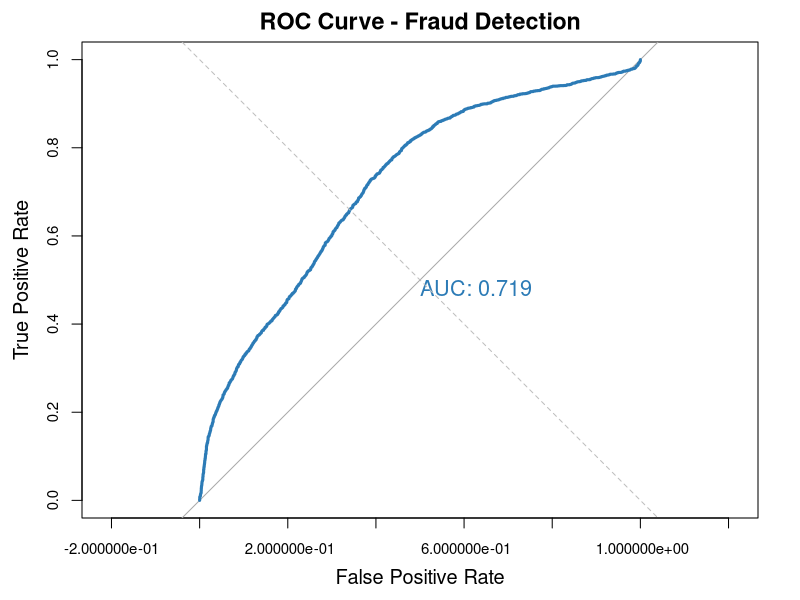

This figure's R source: (Note: this script raises an error after producing the figure.)
# Set working directory (optional, adjust to your path if needed)
getwd()

# Load necessary libraries
library(data.table)
library(caret)
library(ggplot2)
library(dplyr)
library(pROC)

# Load preprocessed data
processed_data <- fread("Balanced_Processed.csv")

# Convert label to factor
processed_data$label <- as.factor(processed_data$label)

# Convert categorical variables to numeric
processed_data <- processed_data %>%
  mutate_if(is.character, ~ as.numeric(as.factor(.)))

# Train-Test Split
set.seed(123)
trainIndex <- createDataPartition(processed_data$label, p = 0.7, list = FALSE)
train_data <- processed_data[trainIndex, ]
test_data <- processed_data[-trainIndex, ]

# Train Logistic Regression Model
model <- glm(label ~ ., data = train_data, family = binomial())

# Make Predictions
pred_probs <- predict(model, newdata = test_data, type = "response")
pred_labels <- ifelse(pred_probs > 0.5, levels(train_data$label)[2], levels(train_data$label)[1])

# Export Predictions
fwrite(data.table(Predicted = pred_labels, Actual = test_data$label), "fraud_predictions.csv")

# --- ROC Curve with Smaller Axis Font ---
roc_obj <- roc(response = test_data$label, predictor = pred_probs)

# Adjust margins and label spacing
par(mar = c(5.5, 5.5, 4, 2) + 0.1)
par(mgp = c(3.5, 1, 0))

plot(roc_obj,
     col = "#2c7bb6",
     lwd = 3,
     main = "ROC Curve - Fraud Detection",
     xlab = "False Positive Rate",
     ylab = "True Positive Rate",
     legacy.axes = TRUE,
     print.auc = TRUE,
     print.auc.col = "#2c7bb6",
     print.auc.cex = 1.3,
     cex.axis = 0.9,   # smaller axis tick font
     cex.lab = 1.2,    # slightly smaller axis title font
     cex.main = 1.4)   # title size

# Add diagonal line for reference
abline(a = 0, b = 1, lty = 2, col = "gray")

# Accuracy Rate
cat("Accuracy Rate:", round(accuracy, 4), "\n")

# AUC Confidence Interval
auc_ci <- ci.auc(roc_obj)
cat("AUC:", round(auc(roc_obj), 4), 
    "\n95% Confidence Interval:", round(auc_ci[1], 4), "-", round(auc_ci[3], 4), "\n")
